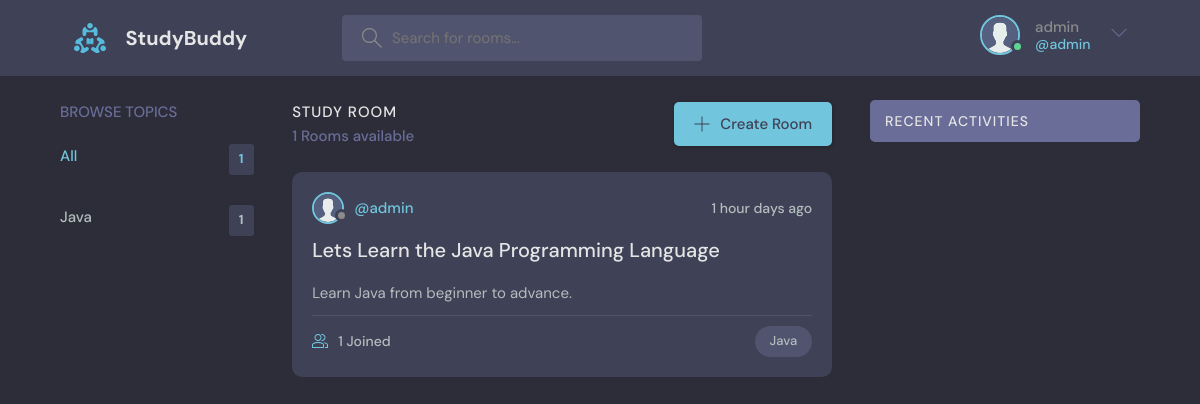
/ (signed in), run on the app's committed database.
### base/models.py (models this page shows, shortened)
class User(AbstractUser):
  name = models.CharField(max_length=200, null=True)
  email = models.EmailField(unique=True, null=True)
  bio = models.TextField(null=True)
  avatar = models.ImageField(null=True, default='avatar.svg')
  REQUIRED_FIELDS = []

class Topic(models.Model):
  name = models.CharField(max_length=200)
  def __str__(self):
    return self.name

class Room(models.Model):
  host = models.ForeignKey(User, on_delete=models.SET_NULL, null=True)
  topic = models.ForeignKey(Topic, on_delete=models.SET_NULL, null=True)
  name = models.CharField(max_length=200)
  description = models.TextField(null=True, blank=True)
  participants = models.ManyToManyField(User, related_name='participants', blank=True)
  updated = models.DateTimeField(auto_now=True)  # take a timestamp every single time
  created = models.DateTimeField(auto_now_add=True) # take timestamp once
  class Meta:
    ordering = ['-updated', '-created']

### base/views.py (the view)
# urls.py: path('', views.home, name='home'),
def home(request):
  q = request.GET.get('q') if request.GET.get('q') != None else ''
  rooms = Room.objects.filter(
    Q(topic__name__icontains=q) |
    Q(name__icontains=q) |
    Q(description__icontains=q))
  topics = Topic.objects.all()[0:5]
  roomsCount = rooms.count()
  room_messages = Message.objects.filter(Q(room__topic__name__icontains=q))
  context = { 'rooms': rooms, 'topics': topics, 'roomsCount': roomsCount, 'room_messages': room_messages }
  return render(request, 'home.html', context)

### base/templates/home.html (shortened to what this page needs)
{% extends 'main.html' %}
{% block content %}
<main class="layout layout--3">
  <div class="container">
    {% include 'topics_component.html' %}
    <div class="roomList">
      <div class="roomList__header">
        <div>
          <h2>Study Room</h2>
          <p>{{ roomsCount }} Rooms available</p>
        </div>
        <a class="btn btn--main" href="{% url 'create-room' %}">
          <svg version="1.1" xmlns="http://www.w3.org/2000/svg" width="32" height="32" viewBox="0 0 32 32">
            <title>add</title>
            <path
              d="M16.943 0.943h-1.885v14.115h-14.115v1.885h14.115v14.115h1.885v-14.115h14.115v-1.885h-14.115v-14.115z"
            ></path>
          </svg>
          Create Room
        </a>
      </div>
      {% include 'feed_component.html' %}
    </div>
    {% include 'activity_component.html' %}
  </div>
</main>
{% endblock content %}

### base/templates/navbar.html (shortened to what this page needs)
{% load static %}
<header class="header header--loggedIn">
  <div class="container">
    <a href="{% url 'home' %}" class="header__logo">
      <img src="{% static 'images/logo.svg' %}" />
      <h1>StudyBuddy</h1>
    </a>
    <form method="GET" action="{% url 'home' %}" class="header__search">
      <label>
        <input type="text" name="q" placeholder="Search for rooms..." />
      </label>
    </form>
    <nav class="header__menu">
      {% if not request.user.is_authenticated %}
      <a href="{% url 'login' %}">
        <img src="{% static 'images/avatar.svg' %}" />
        <p>Login</p>
      </a>
      {% else %}
      <div class="header__user">
        <a href="{% url 'profile' request.user.id %}">
          <div class="avatar avatar--medium active">
            <img src="{{ request.user.avatar.url }}" />
          </div>
          <p>{{ request.user }}<span>@{{ request.user }}</span></p>
        </a>
        <button class="dropdown-button">
          <svg version="1.1" xmlns="http://www.w3.org/2000/svg" width="32" height="32" viewBox="0 0 32 32">
            <title>chevron-down</title>
            <path d="M16 21l-13-13h-3l16 16 16-16h-3l-13 13z"></path>
          </svg>
        </button>
      </div>
      {% endif %}
    </nav>
  </div>
</header>

### base/templates/topics_component.html (shortened to what this page needs)
<div class="topics">
  <div class="topics__header">
    <h2>Browse Topics</h2>
  </div>
  <ul class="topics__list">
    <li>
      <a href="{% url 'home' %}" class="active">All <span>{{ topics.count }}</span></a>
    </li>
    {% for topic in topics %}
      <li>
        <a href="{% url 'home' %}?q={{ topic.name }}">{{ topic }} <span>{{ topic.room_set.all.count }}</span></a>
      </li>
    {% endfor %}
  </ul>
</div>

### base/templates/feed_component.html (shortened to what this page needs)
{% for room in rooms %}
<div class="roomListRoom">
  <div class="roomListRoom__header">
    <a href="{% url 'profile' room.host.id %}" class="roomListRoom__author">
      <div class="avatar avatar--small">
        <img src="{{ room.host.avatar.url }}" />
      </div>
      <span>@{{ room.host }}</span>
    </a>
    <div class="roomListRoom__actions">
      <span>{{ room.created|timesince }} days ago</span>
    </div>
  </div>
  <div class="roomListRoom__content">
    <a href="{% url 'room' room.id %}">{{ room.name }}</a>
    <p>
      {{ room.description }}
    </p>
  </div>
  <div class="roomListRoom__meta">
    <a href="{% url 'room' room.id %}" class="roomListRoom__joined">
      {{ room.participants.count }} Joined
    </a>
    <p class="roomListRoom__topic">{{ room.topic }}</p>
  </div>
</div>
{% endfor %}

### data on the page
User: user.avatar (placeholder picture), user "admin"
Topic: name "Java", room_set.all.count "1"
Room: host.avatar (placeholder picture), host "admin", created "1 hour", name "Lets Learn the Java Programming Language", description "Learn Java from beginner to advance.", participants.count "1", topic "Java"

### other printed values
{{ topics.count }} "1"
{{ roomsCount }} "1"
